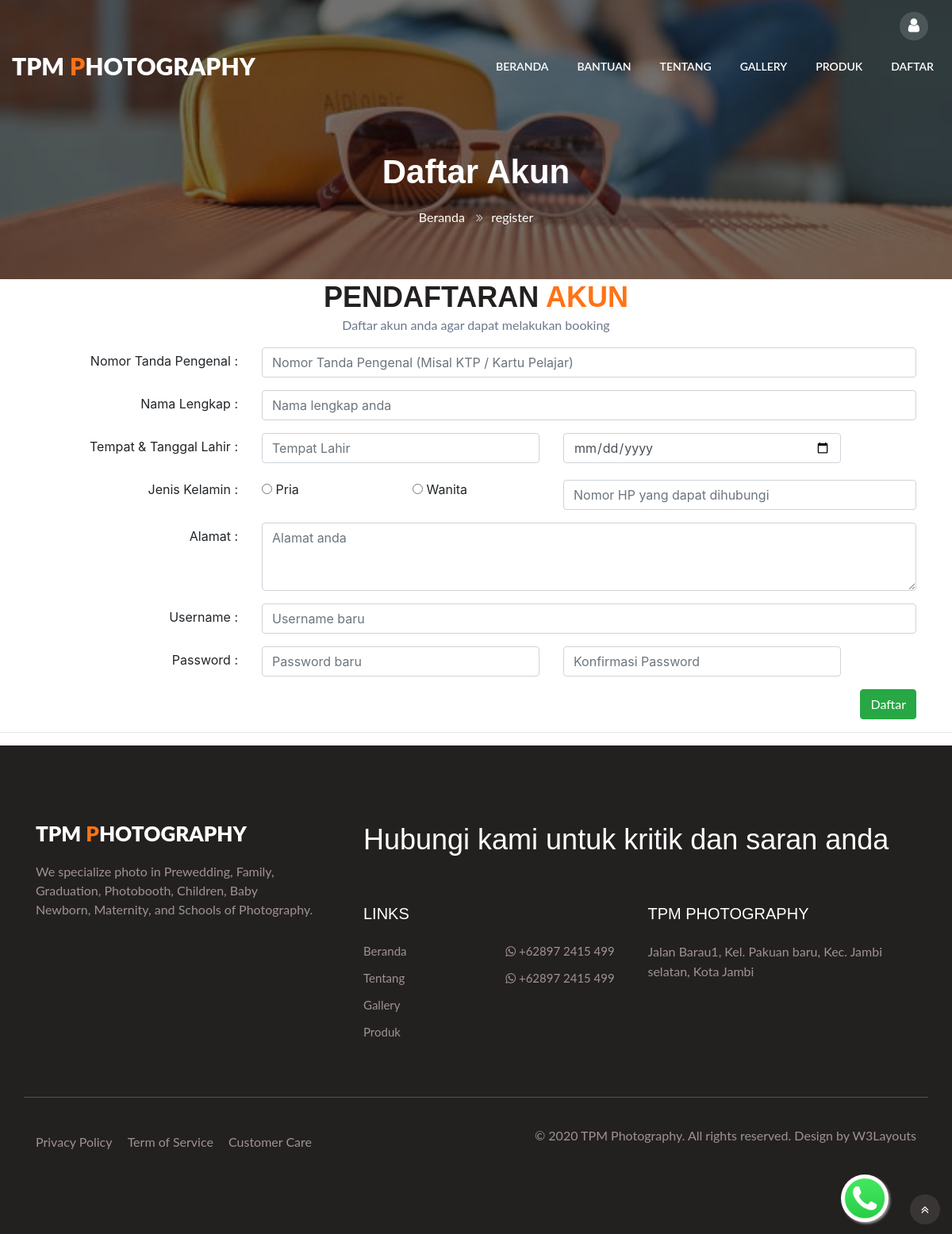
Page /index.php/home/register on the committed database.
### tables this page shows
CREATE TABLE `perusahaan` (
  `namafield` varchar(150) NOT NULL,
  `nilai` text NOT NULL
);

### application/controllers/Home.php (called while the page is built, shortened)
<?php
class Home extends CI_Controller {
	public function register()
	{
		$this->load->library('form_validation');
		$data = array(
			'username' => set_value('username'),
			'password' => set_value('password'),
			'id' => set_value('nik'),
			'nama' => set_value('nama'),
			'tempat_lahir' => set_value('tempat_lahir'),
			'tanggal_lahir' => set_value('tanggal_lahir'),
			'jenis_kelamin' => set_value('jenis_kelamin'),
			'hp' => set_value('hp'),
			'alamat' => set_value('alamat'),
			'konten' => 'register',
			'judul' => "Daftar Akun",
		);
		$this->load->view('container', $data);
	}
}

### index.php (called while the page is built, shortened)
<?php
require_once BASEPATH.'core/CodeIgniter.php';

### application/views/container.php (the view, shortened to what this page needs)
<!doctype html>
<html lang="zxx">
<head>
  <link rel="stylesheet" href="assets/vendor/font-awesome-5/css/fontawesome-all.min.css">
  <link rel="stylesheet" href="assets/css/style-starter.css">
  <link rel="stylesheet" href="assets/css/flexslider.css" type="text/css" media="screen" />
  <link rel="stylesheet" href="assets/css/lightbox.min.css">
  <link rel="stylesheet" href="assets/vendor/daterangepicker/daterangepicker.css">
  <link rel="stylesheet" href="assets/vendor/tempusdominus-bootstrap-4/css/tempusdominus-bootstrap-4.min.css">
</head>
<body>
  <?php
  if ($konten == 'home') {
    $this->load->view('_partials/header');
  } else {
    $this->load->view('_partials/header2');
  }
  ?>
  <?php
  $wa = NULL;
  $wa1 = $this->db->where('namafield', 'whatsapp1')->get('perusahaan')->row();
  $wa2 = $this->db->where('namafield', 'whatsapp2')->get('perusahaan')->row();
  if (isset($wa2->nilai) && $wa2->nilai != NULL) {
    $wa = $wa2->nilai;
  } else if (isset($wa1->nilai) && $wa1->nilai != NULL) {
    $wa = $wa1->nilai;
  }
  if ($wa != NULL) :
    if (substr($wa, 0, 1) == "0") {
      $wa = "62" . substr($wa, 1);
    } else if (substr($wa, 0, 1) == "+") {
      $wa = substr($wa, 1);
    };
    $wa = str_replace(" ", "", $wa);
    $wa = str_replace("-", "", $wa);
  ?>
    <a class="float" href="https://api.whatsapp.com/send?phone=<?php echo ($wa) ?>&text=<?php echo (urlencode('Hai TPM Photography, apakah saya bisa melakukan booking ?')) ?>&source=&data=">
    </a>
  <?php endif; ?>
  <?php $this->load->view($konten) ?>
  <?php $this->load->view('_partials/footer') ?>
</body>
</html>

### application/views/_partials/footer.php (shortened to what this page needs)
<section class="w3l-footer-22">
    <div class="footer-hny py-5">
        <div class="container py-lg-5">
            <div class="text-txt row">
                <div class="left-side col-lg-4">
                    <h3><a class="logo-footer" href="index.html">
                          TPM <span class="lohny">P</span>hotography</a></h3>
                    <p>We specialize photo in Prewedding, Family, Graduation, Photobooth, Children, Baby Newborn, Maternity, and Schools of Photography.</p>
                </div>
                <div class="right-side col-lg-8 pl-lg-5">
                    <h4>Hubungi kami untuk kritik dan saran anda</h4>
                    <div class="sub-columns">
                        <div class="sub-one-left">
                            <h6>Links</h6>
                            <div class="footer-hny-ul">
                                <ul>
                                    <li><a href="Home">Beranda</a></li>
                                    <li><a href="Home/About">Tentang</a></li>
                                    <li><a href="Home/Gallery">Gallery</a></li>
                                    <li><a href="Home/Product">Produk</a></li>
                                </ul>
                                <ul>
                                <?php
                                $wa1 = $this->db->where('namafield', 'whatsapp1')->get('perusahaan')->row();
                                $wa2 = $this->db->where('namafield', 'whatsapp2')->get('perusahaan')->row();
                                ?>
                                  <li><a href=""><i class="fa fa-whatsapp"></i> <?php echo (isset($wa1->nilai)? $wa1->nilai:NULL); ?></a></li>
                                  <li><a href=""><i class="fa fa-whatsapp"></i> <?php echo (isset($wa2->nilai) ? $wa2->nilai : NULL); ?></a></li>
                                </ul>
                            </div>
                        </div>
                        <div class="sub-two-right">
                            <h6>TPM Photography</h6>
                            <p class="mb-5"><?php echo $this->db->where('namafield','alamat_perusahaan')->get('perusahaan')->row()->nilai; ?></p>
                        </div>
                    </div>
                </div>
            </div>
            <div class="below-section row">
                <div class="columns col-lg-6">
                    <ul class="jst-link">
                        <li><a href="#">Privacy Policy </a> </li>
                        <li><a href="#">Term of Service</a></li>
                        <li><a href="contact.html">Customer Care</a> </li>
                    </ul>
                </div>
                <div class="columns col-lg-6 text-lg-right">
                    <p>© 2020 TPM Photography. All rights reserved. Design by <a href="https://w3layouts.com/" target="_blank">
                            W3Layouts</a>
                    </p>
                </div>
                <button onclick="topFunction()" id="movetop" title="Go to top">
                    <span class="fa fa-angle-double-up"></span>
                </button>
            </div>
        </div>
    </div>
</section>

### application/views/container.php (style rules this page uses)
.float { position: fixed; display: block; width: 60px; height: 60px; bottom: 15px; right: 80px; background-image: url("assets/images/wa.png"); background-size: cover; background-repeat: no-repeat; background-color: #fff; color: #FFF; border-radius: 50px; text-align: center; box-shadow: 2px 2px 3px #999; z-index: 1; }

### rows in the picture
perusahaan: nilai "+62897 2415 499"
perusahaan: nilai "+62897 2415 499"
perusahaan: nilai "Jalan Barau1, Kel. Pakuan baru, Kec. Jambi selatan, Kota Jambi"

### other values in the picture
$judul "Daftar Akun"
$konten "register"
